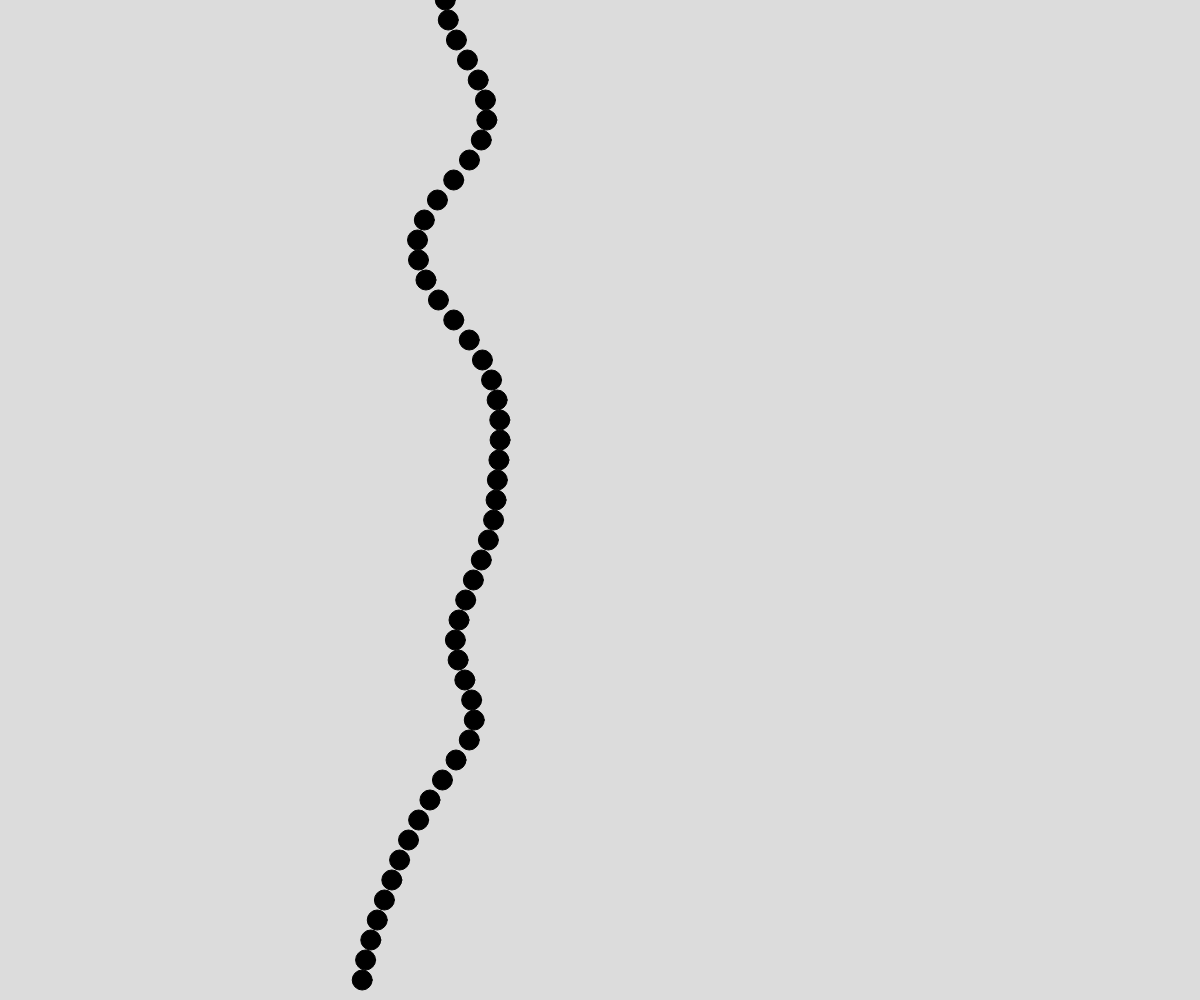
Frame 1 (no input)
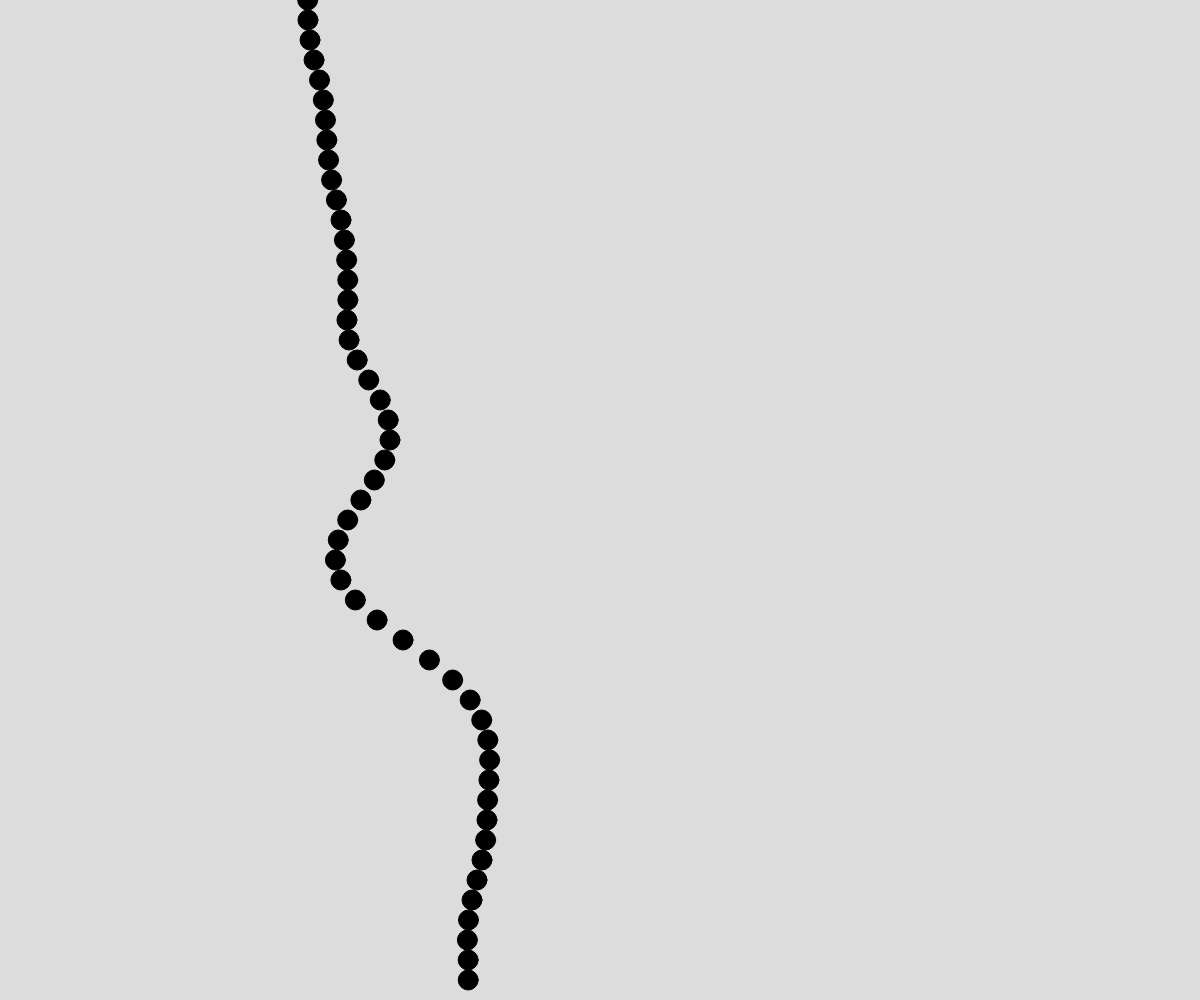
Frame 60 (no input)
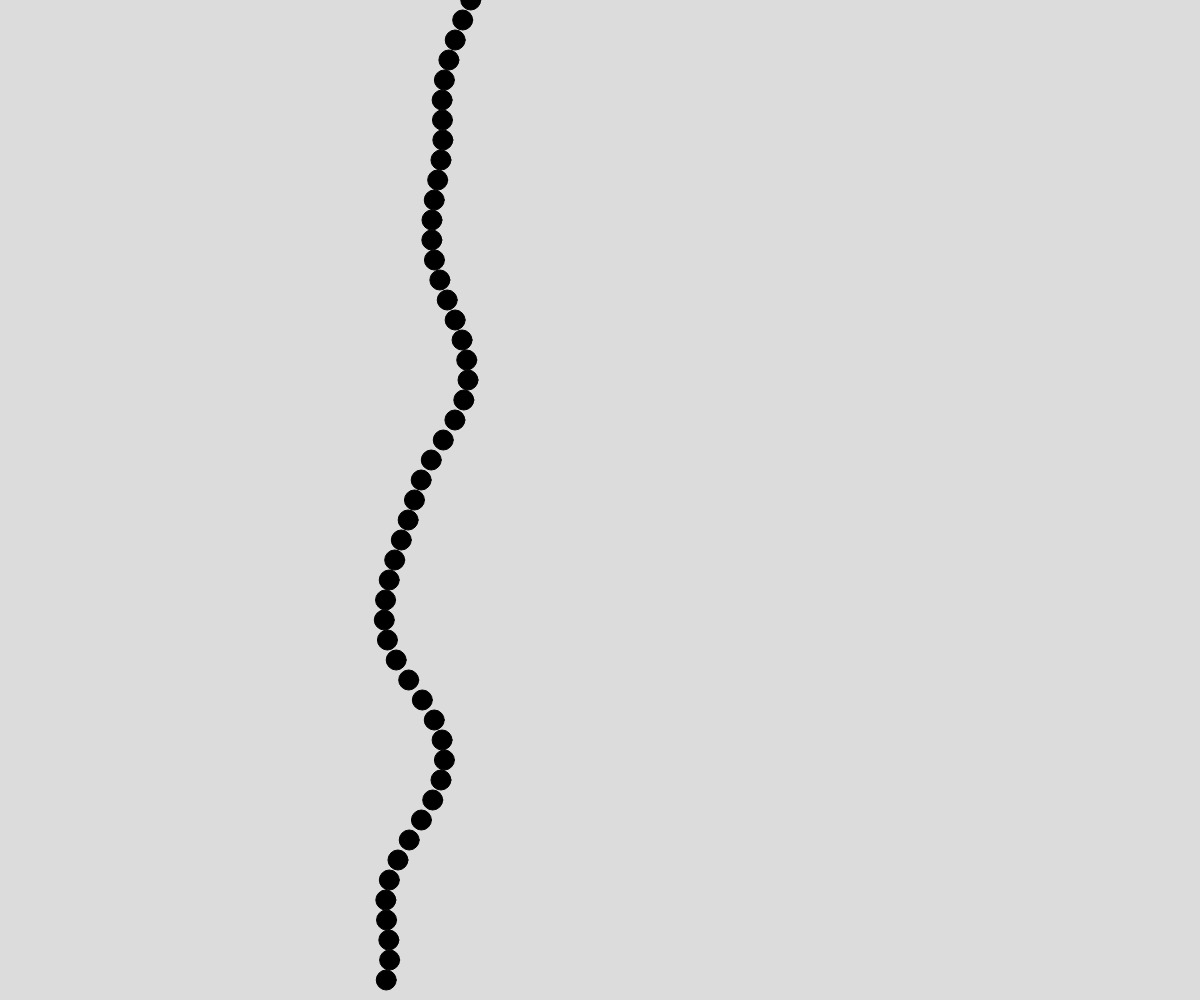
Frame 120 (the mouse pressed at the canvas centre since frame 60)

The p5.js sketch that drew these frames (run headless with seeded random() and noise() and a simulated clock; from frame 60 on, the mouse is pressed at the canvas centre):

// p5.js sketch
// ── sketch.js
// Noise v2
// Mr. Scott
// October 1, 2026

 
// global variables
let xTime = 5;  let xSpeed = 0.02;
let xStart = xTime;

async function setup() {
  createCanvas(windowWidth, windowHeight);
  fill(0);
  // frameRate(10);
}

function draw() {
  background(220);
  xTime = xStart;
  xStart += xSpeed;
  tower();
}

function tower(){
  //create a tower with circles of different
  //y position. X position will be 
  //randomly selected.
  
  for(let y = 0; y < height; y += 20){
    //perlin noise code (3 lines)
    let x = noise(xTime); //0-1
    x = map(x, 0, 1, 0, width);
    xTime += xSpeed;

    circle(x,y,20);
  }

}
